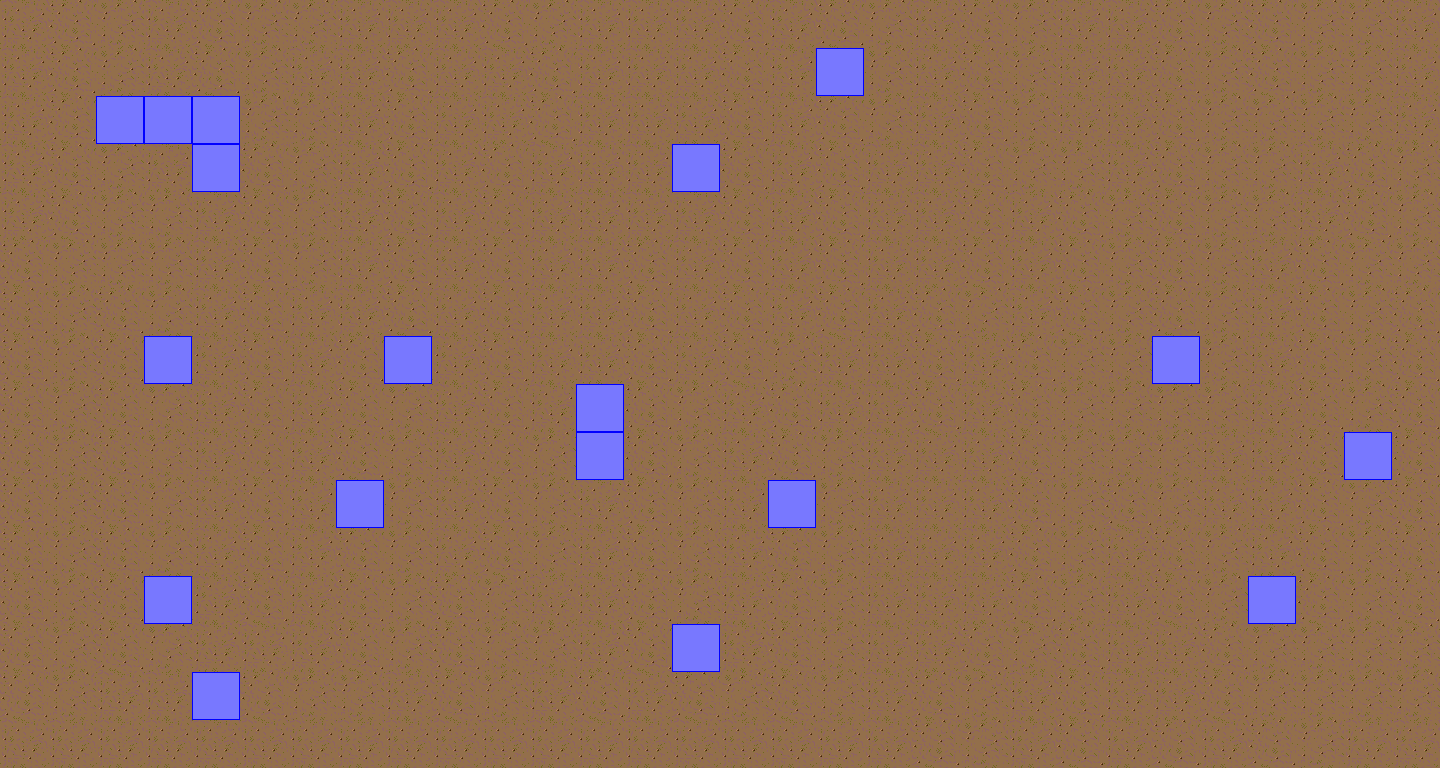

This game map was drawn from its Tiled (.tmx) file and the tilesets committed beside it. A one-line description and the trimmed map source follow:
An orthogonal 30x16 tile map with 48x48 px tiles, 3 tile layers (background, rocks, collision) and 5 objects (4x CrateEntity, mainPlayer).

<map version="1.0" orientation="orthogonal" width="30" height="16" tilewidth="48" tileheight="48">
 <tileset firstgid="1" name="tileset" tilewidth="48" tileheight="48">
  <image source="tileset.png" trans="ff0000" width="144" height="96" />
  <tile id="0">
   <properties>
    <property name="type" value="solid" />
   </properties>
  </tile>
 </tileset>
 <layer name="background" width="30" height="16">
  <data>[480 cells, 480 non-empty, 3 distinct tile ids]</data>
 </layer>
 <layer name="rocks" width="30" height="16">
  <data>[480 cells, 18 non-empty, 1 distinct tile ids]</data>
 </layer>
 <objectgroup name="objects" width="30" height="16">
  <object name="mainPlayer" x="384" y="96" width="48" height="48">
   <properties>
    <property name="image" value="girl" />
    <property name="spriteheight" value="48" />
    <property name="spritewidth" value="48" />
   </properties>
  </object>
 </objectgroup>
 <objectgroup name="entities" width="30" height="16">
  <object name="CrateEntity" x="192" y="192" width="51" height="50">
   <properties>
    <property name="image" value="crate" />
    <property name="spritewidth" value="48" />
   </properties>
  </object>
  <object name="CrateEntity" x="576" y="288" width="48" height="48">
   <properties>
    <property name="image" value="crate" />
    <property name="spritewidth" value="48" />
   </properties>
  </object>
  <object name="CrateEntity" x="192" y="336" width="48" height="48">
   <properties>
    <property name="image" value="crate" />
    <property name="spritewidth" value="48" />
   </properties>
  </object>
  <object name="CrateEntity" x="770" y="291" width="48" height="48">
   <properties>
    <property name="image" value="crate" />
    <property name="spritewidth" value="48" />
   </properties>
  </object>
 </objectgroup>
 <layer name="collision" width="30" height="16">
  <properties>
   <property name="type" value="solid" />
  </properties>
  <data>[480 cells, 18 non-empty, 1 distinct tile ids]</data>
 </layer>
</map>